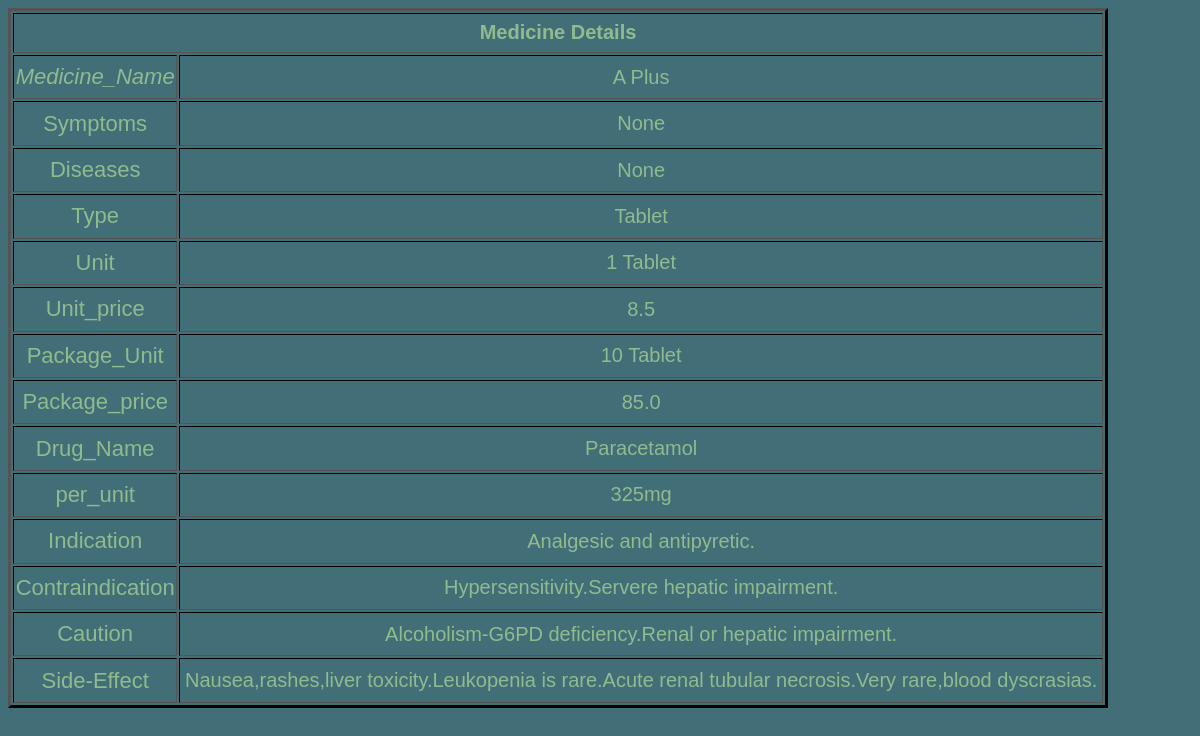
Screenshot of /guide/view/1/ with the database file from the repository.
### guide/models.py (models this page shows, shortened)
class guides(models.Model):
    mname=models.CharField(null='False',verbose_name='Medicine_Name',max_length=30)
    symptoms = models.CharField(max_length=1000, null='False')
    diseases = models.CharField(max_length=1000,null='False')
    category=models.CharField(null='False',verbose_name='Type',max_length=50)
    unit=models.CharField(max_length=10,null='False',verbose_name='Unit')
    unit_price=models.FloatField(null='False',verbose_name='Unit_price')
    package_unit=models.CharField(max_length=10,null='False',verbose_name='Package_Unit')
    package_price=models.FloatField(null='False',verbose_name='Package_price')
    drug=models.CharField(max_length=20,null='False',verbose_name='Drug_Name')
    per_unit=models.CharField(max_length=10,null='False',verbose_name='per_unit')
    indication=models.CharField(max_length=100,verbose_name='Indication')
    contraindication=models.CharField(max_length=100,verbose_name='Containdication')
    caution=models.CharField(max_length=500,null='True',verbose_name='Caution')
    side_effect=models.CharField(max_length=500,null='True',verbose_name='Side-Effect')

### guide/views.py (the view)
# urls.py: path('view/<int:pk>/', View,name='vieww'),
def View(request, pk):
    guide= get_object_or_404(guides,id=pk)
    return render(request,'view.html',{'key':guide})

### guide/templates/view.html
{% load static %}
<html>
    <head>
        <link rel="stylesheet" type="text/css" href="{% static 'guide.css' %}">
    </head>
    <body>
        <table border=3>
        <th colspan="2">Medicine Details</th>
<tr><td class="menu"><I>Medicine_Name</I></td><td>{{key.mname}}</td></tr>
<tr><td class="menu">Symptoms</td><td>{{key.symptoms}}</td></tr>
<tr><td class="menu">Diseases</td><td>{{key.diseases}}</td></tr>
<tr><td class="menu">Type</td><td>{{ key.category }}</td></tr>
<tr><td class="menu">Unit</td><td>{{ key.unit }}</td></tr>
<tr><td class="menu">Unit_price</td><td>{{ key.unit_price }}</td></tr>
<tr><td class="menu">Package_Unit</td><td>{{ key.package_unit }}</td></tr>
<tr><td class="menu">Package_price</td><td>{{ key.package_price }}</td></tr>
<tr><td class="menu">Drug_Name</td><td>{{ key.drug }}</td></tr>
<tr><td class="menu">per_unit</td><td>{{ key.per_unit }}</td></tr>
<tr><td class="menu">Indication</td><td>{{ key.indication }}</td></tr>
<tr><td class="menu">Contraindication</td><td>{{ key.contraindication }}</td></tr>
<tr><td class="menu">Caution</td><td>{{ key.caution }}</td></tr>
<tr><td class="menu">Side-Effect</td><td>{{ key.side_effect }}</td></tr>
        </table>
</body>
</html>

### guide/static/guide.css (style rules this page uses)
body { background-color: rgba(13, 70, 83, 0.78); }
table { border-color:black; height:700px; width:1100px; text-align: center; font-size: 20px; color:darkseagreen; font-family: Arial, Helvetica, sans-serif; }
table tr td.menu { font-size: 22px; }

### rows the page displays
guides: mname "A Plus", symptoms "None", diseases "None", category "Tablet", unit "1 Tablet", unit_price "8.5", package_unit "10 Tablet", package_price "85.0", drug "Paracetamol", per_unit "325mg", indication "Analgesic and antipyretic.", contraindication "Hypersensitivity.Servere hepatic impairment.", caution "Alcoholism-G6PD deficiency.Renal or hepatic impairment.", side_effect "Nausea,rashes,liver toxicity.Leukopenia is rare.Acute renal tubular necrosis.Very rare,blood dyscrasias."
